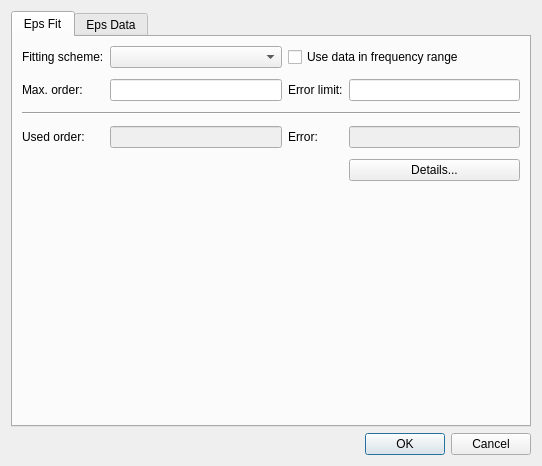
<?xml version="1.0" encoding="UTF-8"?>
<ui version="4.0">
 <class>W_MaterialDispersionFit_Dielectric</class>
 <widget class="QDialog" name="W_MaterialDispersionFit_Dielectric">
  <property name="geometry">
   <rect>
    <x>0</x>
    <y>0</y>
    <width>542</width>
    <height>466</height>
   </rect>
  </property>
  <property name="windowTitle">
   <string>Dispersion Dielectric Fit</string>
  </property>
  <layout class="QGridLayout" name="gridLayout_11">
   <item row="1" column="0">
    <widget class="QDialogButtonBox" name="buttonBox">
     <property name="orientation">
      <enum>Qt::Horizontal</enum>
     </property>
     <property name="standardButtons">
      <set>QDialogButtonBox::Cancel|QDialogButtonBox::Ok</set>
     </property>
    </widget>
   </item>
   <item row="0" column="0">
    <widget class="QTabWidget" name="tabWidget">
     <property name="currentIndex">
      <number>0</number>
     </property>
     <widget class="QWidget" name="tab">
      <attribute name="title">
       <string>Eps Fit</string>
      </attribute>
      <layout class="QGridLayout" name="gridLayout">
       <property name="horizontalSpacing">
        <number>6</number>
       </property>
       <property name="verticalSpacing">
        <number>11</number>
       </property>
       <item row="1" column="0">
        <widget class="QLabel" name="label_MaxOrder">
         <property name="text">
          <string>Max. order:</string>
         </property>
        </widget>
       </item>
       <item row="1" column="1">
        <widget class="QLineEdit" name="lineEdit_MaxOrder"/>
       </item>
       <item row="1" column="3">
        <widget class="QLineEdit" name="lineEdit_ErrorLimit"/>
       </item>
       <item row="0" column="1">
        <widget class="QComboBox" name="comboBox_FittingScheme"/>
       </item>
       <item row="3" column="3">
        <widget class="QLineEdit" name="lineEdit_Error">
         <property name="enabled">
          <bool>false</bool>
         </property>
        </widget>
       </item>
       <item row="0" column="2" colspan="2">
        <widget class="QCheckBox" name="checkBox_useFreqRange">
         <property name="text">
          <string>Use data in frequency range</string>
         </property>
        </widget>
       </item>
       <item row="0" column="0">
        <widget class="QLabel" name="label_3">
         <property name="text">
          <string>Fitting scheme:</string>
         </property>
        </widget>
       </item>
       <item row="3" column="1">
        <widget class="QLineEdit" name="lineEdit_UsedOrder">
         <property name="enabled">
          <bool>false</bool>
         </property>
        </widget>
       </item>
       <item row="4" column="3">
        <widget class="QPushButton" name="pushButton">
         <property name="text">
          <string>Details...</string>
         </property>
        </widget>
       </item>
       <item row="1" column="2">
        <widget class="QLabel" name="label_ErrorLimit">
         <property name="text">
          <string>Error limit:</string>
         </property>
        </widget>
       </item>
       <item row="3" column="0">
        <widget class="QLabel" name="label">
         <property name="text">
          <string>Used order:</string>
         </property>
        </widget>
       </item>
       <item row="3" column="2">
        <widget class="QLabel" name="label_2">
         <property name="text">
          <string>Error:</string>
         </property>
        </widget>
       </item>
       <item row="5" column="3">
        <spacer name="verticalSpacer">
         <property name="orientation">
          <enum>Qt::Vertical</enum>
         </property>
         <property name="sizeHint" stdset="0">
          <size>
           <width>20</width>
           <height>40</height>
          </size>
         </property>
        </spacer>
       </item>
       <item row="2" column="0" colspan="4">
        <widget class="Line" name="line">
         <property name="orientation">
          <enum>Qt::Horizontal</enum>
         </property>
        </widget>
       </item>
      </layout>
     </widget>
     <widget class="QWidget" name="tab_2">
      <attribute name="title">
       <string>Eps Data</string>
      </attribute>
      <layout class="QGridLayout" name="gridLayout_2">
       <item row="3" column="4">
        <widget class="QPushButton" name="pushButton_removeAll">
         <property name="text">
          <string>ClearAll</string>
         </property>
        </widget>
       </item>
       <item row="1" column="0" colspan="5">
        <widget class="QTableWidget" name="tableWidget">
         <property name="editTriggers">
          <set>QAbstractItemView::NoEditTriggers</set>
         </property>
         <property name="selectionMode">
          <enum>QAbstractItemView::SingleSelection</enum>
         </property>
         <property name="selectionBehavior">
          <enum>QAbstractItemView::SelectRows</enum>
         </property>
         <column>
          <property name="text">
           <string>Freq.[Hz]</string>
          </property>
         </column>
         <column>
          <property name="text">
           <string>Eps'</string>
          </property>
         </column>
         <column>
          <property name="text">
           <string>Eps''</string>
          </property>
         </column>
         <column>
          <property name="text">
           <string>Weight</string>
          </property>
         </column>
        </widget>
       </item>
       <item row="2" column="4">
        <widget class="QPushButton" name="pushButton_remove">
         <property name="text">
          <string>Remove</string>
         </property>
        </widget>
       </item>
       <item row="2" column="2">
        <widget class="QPushButton" name="pushButton_add">
         <property name="text">
          <string>Add</string>
         </property>
        </widget>
       </item>
       <item row="2" column="0">
        <widget class="QPushButton" name="pushButton_moveUp">
         <property name="text">
          <string>MoveUp</string>
         </property>
        </widget>
       </item>
       <item row="3" column="0">
        <widget class="QPushButton" name="pushButton_moveDown">
         <property name="text">
          <string>MoveDown</string>
         </property>
        </widget>
       </item>
       <item row="3" column="3">
        <widget class="QPushButton" name="pushButton_export">
         <property name="text">
          <string>Export</string>
         </property>
        </widget>
       </item>
       <item row="3" column="2">
        <widget class="QPushButton" name="pushButton_import">
         <property name="text">
          <string>Import</string>
         </property>
        </widget>
       </item>
       <item row="2" column="3">
        <widget class="QPushButton" name="pushButton_modify">
         <property name="text">
          <string>Modify</string>
         </property>
        </widget>
       </item>
       <item row="2" column="1" rowspan="2">
        <widget class="Line" name="line_2">
         <property name="orientation">
          <enum>Qt::Vertical</enum>
         </property>
        </widget>
       </item>
       <item row="0" column="0" colspan="5">
        <layout class="QHBoxLayout" name="horizontalLayout">
         <item>
          <widget class="QLabel" name="label_6">
           <property name="text">
            <string>Data format:</string>
           </property>
          </widget>
         </item>
         <item>
          <widget class="QComboBox" name="comboBox_DataFormat"/>
         </item>
        </layout>
       </item>
      </layout>
     </widget>
    </widget>
   </item>
  </layout>
 </widget>
 <resources/>
 <connections>
  <connection>
   <sender>buttonBox</sender>
   <signal>rejected()</signal>
   <receiver>W_MaterialDispersionFit_Dielectric</receiver>
   <slot>reject()</slot>
   <hints>
    <hint type="sourcelabel">
     <x>226</x>
     <y>237</y>
    </hint>
    <hint type="destinationlabel">
     <x>237</x>
     <y>210</y>
    </hint>
   </hints>
  </connection>
 </connections>
</ui>
